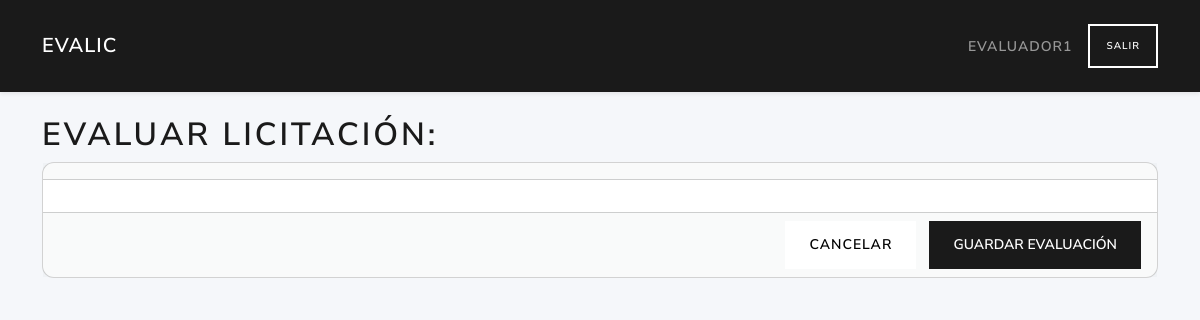
Before: /evaluador/6/evaluar (signed in) with the older database file.
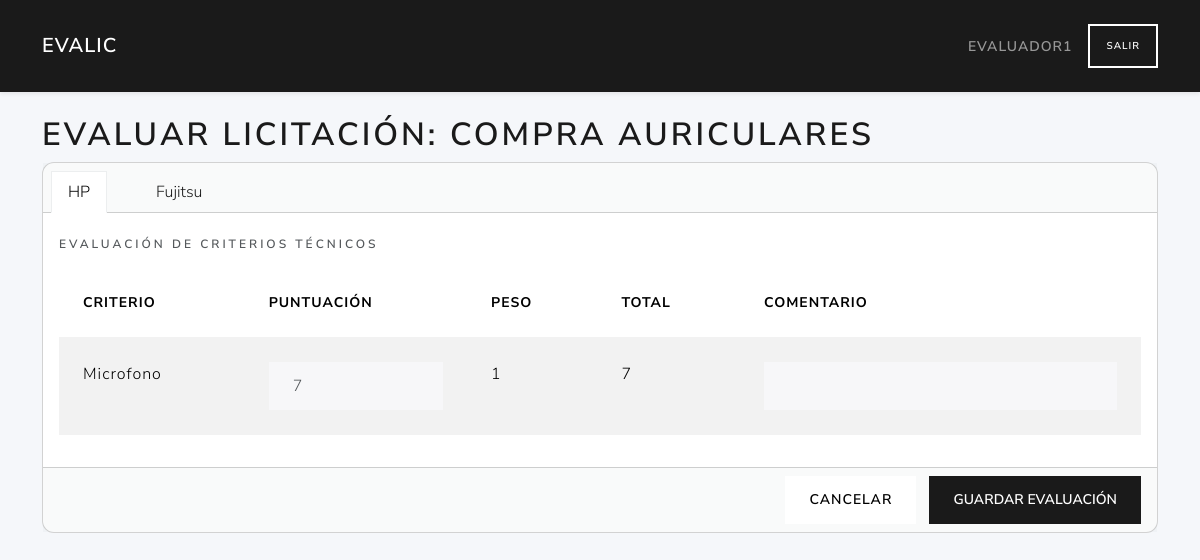
After: the same page with the newer database file.
### tables this page shows
CREATE TABLE licitaciones (
        id INTEGER PRIMARY KEY AUTOINCREMENT,
        user_id INTEGER NOT NULL,
        external_id TEXT NOT NULL,
        title TEXT NOT NULL,
        description TEXT,
        fecha_inicio TEXT NOT NULL,
        fecha_adjudicacion TEXT,
        FOREIGN KEY (user_id) REFERENCES users(id)
    );

CREATE TABLE ofertas (
        fechapresentacion TEXT NOT NULL,
        admitidasobre1 INTEGER,             
        licitacion_id INTEGER NOT NULL,
        licitante_id INTEGER NOT NULL,
        PRIMARY KEY (licitacion_id,licitante_id)                                       
        FOREIGN KEY (licitacion_id) REFERENCES licitaciones(id)
        FOREIGN KEY (licitante_id) REFERENCES licitantes(id)                                                           
    );

CREATE TABLE licitantes (
        id  INTEGER PRIMARY KEY AUTOINCREMENT,
        nombreempresa TEXT NOT NULL,
        cif text NOT NULL,
        direccion text,
        ciudad text,
        provincia text,
        telefono text,
        email text                                                                                                                            
    );

CREATE TABLE criterios (
        id  INTEGER PRIMARY KEY AUTOINCREMENT,
        NombreCriterio TEXT NOT NULL,
        descripcion TEXT,
        peso INTEGER,
        PrecioBase INTEGER,
        PuntuacionMaxima INTEGER,                          
        tipocriterio_id INTEGER NOT NULL,
        licitacion_id INTEGER NOT NULL,
        formula_id INTEGER,                          
        FOREIGN KEY (tipocriterio_id) REFERENCES tipo_criterios(id)
        FOREIGN KEY (licitacion_id) REFERENCES licitaciones(id)
        FOREIGN KEY (formula_id) REFERENCES formulas(id)                                                             
    );

### routes/evaluador_routes.py (the view, shortened to what this page needs)
@evaluador_bp.route('/<int:licitacion_id>/evaluar', methods=['GET', 'POST'])
def evaluar(licitacion_id):
    if 'user_id' not in session or session.get('role_id') != 3:
        return redirect(url_for('auth.login'))
    usuario_id = session['user_id']
    db = get_db(current_app)
    lic = get_licitacion_logic(db, licitacion_id)
    raw_ofertas = list_ofertas_admitidas_logic(current_app, licitacion_id)
    ofertas = [dict(of) for of in raw_ofertas]
    criterios = listar_tecnicos(current_app, licitacion_id)
    evaluaciones = obtener_evaluaciones(current_app, licitacion_id, usuario_id)
    eval_map = {
        (e['licitante_id'], e['criterio_id']): e
        for e in evaluaciones
    }
    for oferta in ofertas:
        lista = []
        for c in criterios:
            key = (oferta['licitante_id'], c['id'])
            e = eval_map.get(key)
            score = e['puntuacion'] if e else 0
            lista.append({
                'id': c['id'],
                'nombre': c['NombreCriterio'],
                'peso': c['peso'],
                'puntuacion': score,
                'comentarios': e['comentarios'] if e else '',
                'total': score * c['peso']
            })
        oferta['criterios_evaluacion'] = lista
    return render_template('evaluador/evaluar.html', lic=lic, ofertas=ofertas)

### app.py (called while the page is built)
def create_app():
    app = Flask(__name__)
    app.permanent_session_lifetime = timedelta(hours=1)  # Sesión permanente por 1 hora
    app.config.from_object(Config)
    @app.context_processor
    def utility_processor():
        from flask import request, url_for
        def url_for_other_page(page):
            args = request.args.copy()
            args['page'] = page
            return url_for('licitaciones.index', **args)
        return dict(url_for_other_page=url_for_other_page)
    app.teardown_appcontext(close_connection)
    with app.app_context():
        init_db(app)
    app.register_blueprint(auth_bp)
    app.register_blueprint(user_bp)
    app.register_blueprint(licitaciones_bp)
    app.register_blueprint(ofertas_bp)
    app.register_blueprint(licitantes_bp)
    app.register_blueprint(evaluador_bp)
    app.register_blueprint(criterios_bp)
    return app

### models/criterios_data.py (called while the page is built)
def fetch_criterios_tecnicos(db, licitacion_id):
    sql = """
        SELECT *
        FROM criterios
        WHERE licitacion_id = ? AND tipocriterio_id = 2
    """
    return db.execute(sql, (licitacion_id,)).fetchall()

### models/dao.py (called while the page is built)
def close_connection(exception):
    db = getattr(g, '_database', None)
    if db is not None:
        db.close()

def get_db(app):
    if 'sqlite_db' not in g:
        g.sqlite_db = sqlite3.connect(
            app.config['DATABASE'],
            detect_types=sqlite3.PARSE_DECLTYPES
        )
        g.sqlite_db.row_factory = sqlite3.Row
    return g.sqlite_db

### models/evaluaciones_data.py (called while the page is built)
def fetch_evaluaciones(db, licitacion_id, usuario_id):
    sql = """
        SELECT e.licitacion_id,e.usuario_id,e.licitante_id, e.criterio_id, e.puntuacion, c.preciobase, e.fechaevaluacion, e.comentarios,c.puntuacionmaxima
        FROM evaluaciones e JOIN criterios c ON e.criterio_id = c.id
        WHERE e.licitacion_id=? AND usuario_id=?
    """
    return db.execute(sql, (licitacion_id, usuario_id)).fetchall()

### models/licitaciones_data.py (called while the page is built)
def get_licitacion(db, lic_id):
    cur = db.execute("SELECT * FROM licitaciones WHERE id=?", (lic_id,))
    return cur.fetchone()

### services/criterio_service.py (called while the page is built)
def listar_tecnicos(app, licitacion_id):
    db = get_db(app)
    return fetch_criterios_tecnicos(db, licitacion_id)

### services/evaluaciones_service.py (called while the page is built)
def obtener_evaluaciones(app, licitacion_id, usuario_id):
    db = get_db(app)
    return fetch_evaluaciones(db, licitacion_id, usuario_id)

### services/licitacion_service.py (called while the page is built)
def get_licitacion(db, lic_id):
    return data_get(db, lic_id)

### services/oferta_service.py (called while the page is built)
def list_ofertas_admitidas_logic(app, licitacion_id=None):
    db = get_db(app)
    return list_ofertas_admitidas(db, licitacion_id)

### templates/evaluador/evaluar.html
{% extends 'base.html' %}
{% block content %}
  <h1>Evaluar licitación: {{ lic.title }}</h1>
<form method="post" action="">
  <div class="card mb-4">
    <div class="card-header">
      <ul class="nav nav-tabs card-header-tabs" role="tablist">
        {% for oferta in ofertas %}
        <li class="nav-item" role="presentation">
          <button class="nav-link {% if loop.first %}active{% endif %}" id="tab-{{ oferta.licitante_id }}" data-bs-toggle="tab" data-bs-target="#oferta-{{ oferta.licitante_id }}" type="button" role="tab">
            {{ oferta.nombreempresa }}
          </button>
        </li>
        {% endfor %}
      </ul>
    </div>
    <div class="card-body">
      <div class="tab-content">
        {% for oferta in ofertas %}
        <div class="tab-pane fade {% if loop.first %}show active{% endif %}" id="oferta-{{ oferta.licitante_id }}" role="tabpanel">
          <h6 class="mt-2">Evaluación de criterios técnicos</h6>
          <table class="table table-striped mt-3">
            <thead>
              <tr>
                <th>Criterio</th>
                <th>Puntuación</th>
                <th>Peso</th>
                <th>Total</th>
                <th>Comentario</th>
              </tr>
            </thead>
            <tbody>
              {% for ev in oferta.criterios_evaluacion %}
              <tr>
                <td>{{ ev.nombre }}</td>
                <td><input type="number" class="form-control" name="puntuacion_{{ oferta.licitante_id }}_{{ ev.id }}" value="{{ ev.puntuacion }}" min="0" max="100"></td>
                <td>{{ ev.peso }}</td>
                <td>{{ ev.total }}</td>
                <td><input type="text" class="form-control" name="comentarios_{{ oferta.licitante_id }}_{{ ev.id }}" value="{{ ev.comentarios }}"></td>
              </tr>
              {% endfor %}
            </tbody>
          </table>
        </div>
        {% endfor %}
      </div>
    </div>
    <div class="card-footer text-end">
      <a href="{{ url_for('evaluador.index') }}" class="btn btn-secondary me-2">Cancelar</a>
      <button type="submit" class="btn btn-primary">Guardar evaluación</button>
    </div>
  </div>
</form>
{% endblock %}

### templates/base.html (shortened to what this page needs)
<!doctype html>
<html lang="es">
<head>
  <link href="https://cdn.jsdelivr.net/npm/bootswatch@5.3.0/dist/lux/bootstrap.min.css"
        rel="stylesheet">
</head>
<body>
  <nav class="navbar navbar-expand-lg navbar-dark bg-primary shadow-sm">
    <div class="container">
    {% if session.get('role_id') == 1 %}
      <a class="navbar-brand" href="{{ url_for('user.dashboard') }}">EvaLic</a>
    {% elif session.get('role_id') == 2 %}
      <a class="navbar-brand" href="{{ url_for('licitaciones.index') }}">EvaLic</a>
    {% elif session.get('role_id') == 3 %}
      <a class="navbar-brand" href="{{ url_for('evaluador.index') }}">EvaLic</a>
    {% else %}
      <a class="navbar-brand" href="{{ url_for('auth.login') }}">EvaLic</a>
    {% endif %}
      {% if session.get('username') %}
      <div class="ms-auto d-flex align-items-center">
        <span class="navbar-text me-3">{{ session['username'] }}</span>
        <a class="btn btn-outline-light btn-sm"
           href="{{ url_for('auth.do_logout') }}">Salir</a>
      </div>
      {% endif %}
    </div>
  </nav>
  <main class="container py-4">
    {% block content %}{% endblock %}
  </main>
</body>
</html>

### templates/base.html (style rules this page uses)
body { background:#f5f7fa; }
.card { border-radius:.75rem; }
.navbar-brand { font-weight:600; }

Changed rows visible on the page:
added licitaciones: title "COMPRA AURICULARES"
added ofertas: nombreempresa "HP"
added ofertas: nombreempresa "Fujitsu", shown under "EVALUAR LICITACIÓN: COMPRA AURICULARES"
added criterios: nombre "Microfono", puntuacion "7", peso "1", total "7"
